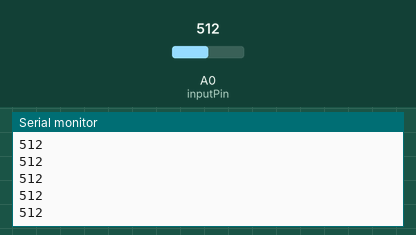
Recording of a sketch running on a simulated Arduino Uno, built with avr-gcc and run on an emulated ATmega328P. Shown: the last lines printed to the serial monitor. Inputs (shaded band) come from the test bench; at power-on: A0 (inputPin) = 512.

Above: at 1.2 s.
1.3 s: A0 (inputPin) set to 716
At 1.31 s:
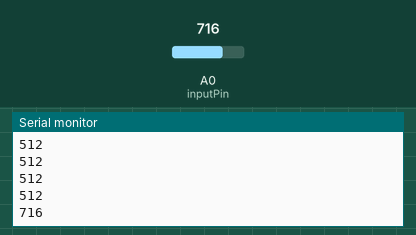
2.8 s: A0 (inputPin) set to 900
At 2.81 s:
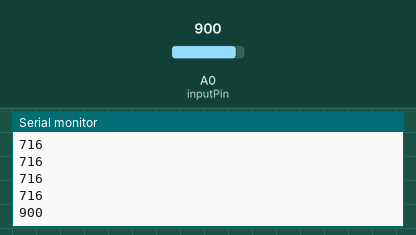
Timing chart, 0 to 5.8 s (numbered marks = the images above; inputs shaded):
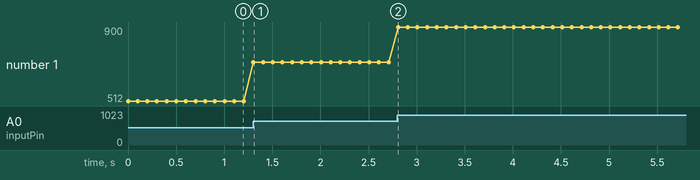

The sketch:

mq3.ino
```cpp
//Power from 3.3V pin, ground to ground
int inputPin = A0; //Reads off analog pin A0

void setup() {
    Serial.begin(9600); //Get serial reading at 9600 baud
}

void loop() {
  int sensorReading = analogRead(inputPin);
  Serial.println(sensorReading);
  delay(100); //100 ms delay

}
```

Measured:
- after the input at 1.3 s, the serial monitor: prints a new line at once (image 1)
- after the input at 2.8 s, the serial monitor: prints a new line at once (image 2)
- plotted number 1: 512 → 716 after the input at 1.3 s, 716 → 900 after the input at 2.8 s
